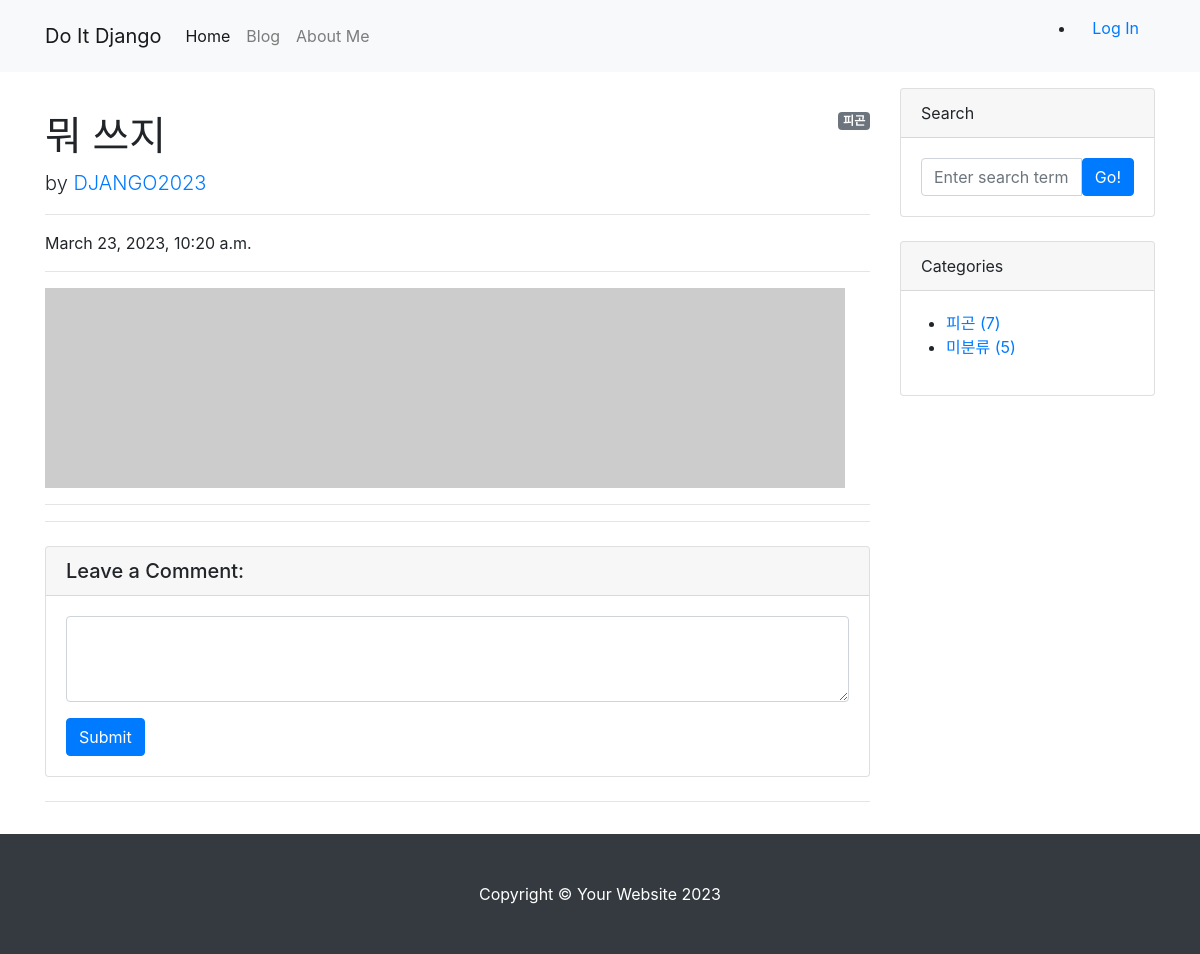
Page /blog/1/ on the committed database.
### blog/models.py (models this page shows, shortened)
class Post(models.Model):
    title = models.CharField(max_length=30)
    hook_text = models.CharField(max_length=100, blank=True)
    content = MarkdownxField()
    head_image = models.ImageField(upload_to='blog/images/%Y/%m/%d/', blank=True)
    file_upload = models.FileField(upload_to='blog/files/%Y/%m/%d/', blank=True)
    created_at = models.DateTimeField(auto_now_add=True)
    updated_at = models.DateTimeField(auto_now=True)
    author = models.ForeignKey(User, null=True, on_delete=models.SET_NULL)
    category = models.ForeignKey(Category, null=True, blank=True, on_delete=models.SET_NULL)
    tags = models.ManyToManyField(Tag, blank=True)
    def get_content_markdown(self):
        return markdown(self.content)

class Category(models.Model):
    name = models.CharField(max_length=50)
    slug = models.SlugField(max_length=200, unique=True, allow_unicode=True)
    def __str__(self):
        return self.name
    def get_absolute_url(self): # get_absolute_url -> URL을 반환하는 메서드
        return f'/blog/category/{self.slug}/'
    class Meta:
        verbose_name_plural = 'categories'

### blog/views.py (the view)
# urls.py: path('<int:pk>/', views.PostDetail.as_view()),
class PostDetail(DetailView):
    model = Post # Post 모델에 대한 개별 페이지 생성
    def get_context_data(self, **kwargs):
        context = super(PostDetail, self).get_context_data()
        context["categories"] = Category.objects.all()
        context['no_category_post_count'] = Post.objects.filter(category=None).count()
        return context

### blog/templates/blog/post_detail.html (shortened to what this page needs)
{% extends 'blog/base.html' %}
{% block main_area %}
  <div id="post-area">
    {% if post.category %}
      <span class="badge badge-secondary float-right">{{ post.category }}</span>
    {% else %}
      <span class="badge badge-secondary float-right">미분류</span>
    {% endif %}
      <h1 class="mt-4">{{ post.title }}</h1>
      <p class="lead">
        by
        <a href="#">{{ post.author | upper }}</a>
      </p>
      <hr>
      <p>{{ post.created_at }}</p>
      <hr>
      {% if post.head_image %}
        <img class="img-fluid rounded" src="{{ post.head_image.url }}" alt="{{ post.title }} head_image">
      {% else %}
        <img src="https://picsum.photos/seed/{{ post.id }}/800/200" alt="random_image">
      {% endif %}
        <hr>
    <hr>
    </div>
    <div id="comment-area">
      <div class="card my-4">
        <h5 class="card-header">Leave a Comment:</h5>
        <div class="card-body">
          <form>
            <div class="form-group">
              <textarea textarea class="form-control" rows="3"></textarea>
            </div>
            <button type="submit" class="btn btn-primary">Submit</button>
          </form>
        </div>
      </div>
    </div>
    <hr/>
{% endblock %}

### blog/templates/blog/base.html (shortened to what this page needs)
<!DOCTYPE html>
{% load static %}
<html lang="ko">
<html>
    <head>
        <link rel="stylesheet" href="{% static 'blog/bootstrap/bootstrap.min.css' %}" media="screen">
    </head>
    <body>
        {% include 'blog/navbar.html' %}
        <div class="container my-3">
            <div class="row">
                <div class="col-md-8 col-lg-9" id="main-area">
                   {% block main_area %}
                   {% endblock %}
                </div>
                <div class="col-md-4 col-lg-3">
                    <div class="card mb-4">
                        <div class="card-header">Search</div>
                        <div class="card-body">
                            <div class="input-group">
                                <input class="form-control" type="text" placeholder="Enter search term..." aria-label="Enter search term..." aria-describedby="button-search" />
                                <button class="btn btn-primary" id="button-search" type="button">Go!</button>
                            </div>
                        </div>
                    </div>
                    <div class="card mb-4" id="categories-card">
                        <div class="card-header">Categories</div>
                        <div class="card-body">
                            <div class="row">
                                <ul>
                                    {% for category in categories %}
                                    <li><a href="{{ category.get_absolute_url }}"> {{ category }} ({{category.post_set.count }})</a></li>
                                    {% endfor %}
                                    <li><a href="/blog/category/no_category/">미분류 ({{ no_category_post_count }})</a></li>
                                </ul>
                            </div>
                        </div>
                    </div>
                </div>
            </div>
        </div>
        {% include 'blog/footer.html' %}
    </body>
</html>

### rows in the picture
Post: category "피곤", title "뭐 쓰지", author "DJANGO2023", created_at "March 23, 2023, 10:20 a.m."
Category: name "피곤", post_set.count "7"

### other values in the picture
{{ no_category_post_count }} "5"
